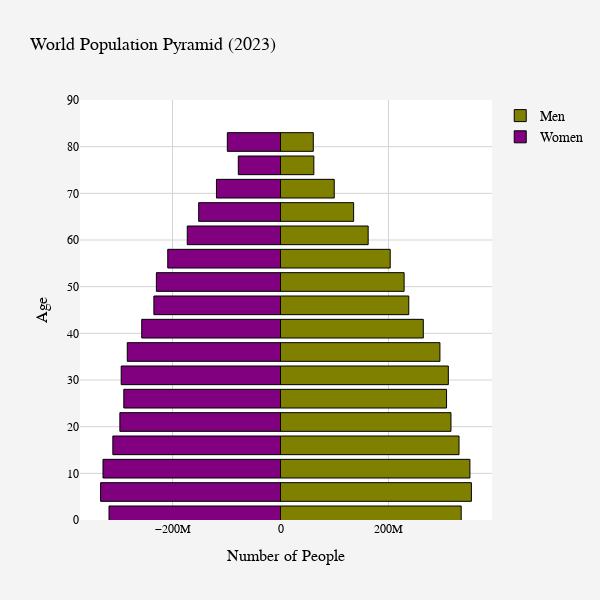
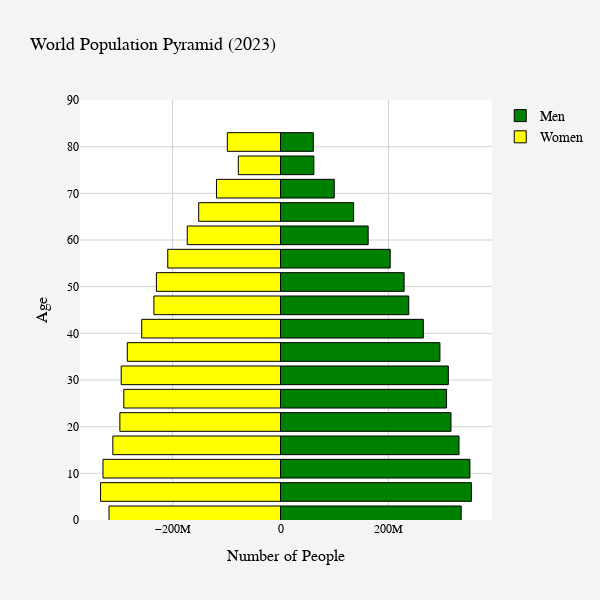

These figures' notebook cell, in order:
### Code cell
# Creating a population pyramid of the world
py.init_notebook_mode(connected=True)

layout_world1 = go.Layout(
    title="World Population Pyramid (2023)",
    title_font=dict(size=18, color='black'),
    barmode='overlay',
    width=600,
    height=600,
    paper_bgcolor='#f4f4f4',
    plot_bgcolor='#ffffff',
    font=dict(family="Arial, sans-serif", size=14, color="black"),
    xaxis=dict(
        title='Number of People',
        title_font=dict(size=16),
        tickfont=dict(size=12),
        gridcolor='lightgray'
    ),
    yaxis=dict(
        range=[0, 90],
        title='Age',
        title_font=dict(size=16),
        tickfont=dict(size=12),
        gridcolor='lightgray'
    ),
    showlegend=True
)

bins_world1 = [go.Bar(x = world.loc[str(2023),:].filter(regex="Male").values,
               y = [int(s[:2])+1 for s in ages],
               orientation='h',
               name='Men',
               marker=dict(color='green', line=dict(color='black', width=1)),
               hoverinfo='skip'
               ),

        go.Bar(x = -world.loc[str(2023),:].filter(regex="Female").values,
               y=[int(s[:2])+1 for s in ages],
               orientation='h',
               name='Women',
               marker=dict(color='yellow', line=dict(color='black', width=1)),
               hoverinfo='skip',
               )
        ]

py.iplot(dict(data=bins_world1, layout=layout_world1))

### Figure 1 — Plotly figure (JSON) as saved in the notebook; plotly's stock layout.template omitted (floating-point values rounded to 4 significant figures)
{"data": [{"hoverinfo": "skip", "marker": {"color": "olive", "line": {"color": "black", "width": 1}}, "name": "Men", "orientation": "h", "type": "bar", "x": [334765288, 353677898, 350908323, 330734289, 315810689, 307639362, 310933348, 295368359, 264576185, 237668148, 229011272, 203254223, 162420898, 135500657, 99573175, 61764493, 60745503], "y": [1, 6, 11, 16, 21, 26, 31, 36, 41, 46, 51, 56, 61, 66, 71, 76, 81]}, {"hoverinfo": "skip", "marker": {"color": "purple", "line": {"color": "black", "width": 1}}, "name": "Women", "orientation": "h", "type": "bar", "x": [-317720103, -333286965, -328854130, -310627065, -297607203, -290279991, -295121795, -283877044, -257096669, -234564251, -229951766, -208886865, -172758277, -151572611, -118632451, -78182123, -98504674], "y": [1, 6, 11, 16, 21, 26, 31, 36, 41, 46, 51, 56, 61, 66, 71, 76, 81]}], "layout": {"barmode": "overlay", "font": {"color": "black", "family": "Arial, sans-serif", "size": 14}, "height": 600, "paper_bgcolor": "#f4f4f4", "plot_bgcolor": "#ffffff", "showlegend": true, "title": {"font": {"color": "black", "size": 18}, "text": "World Population Pyramid (2023)"}, "width": 600, "xaxis": {"gridcolor": "lightgray", "tickfont": {"size": 12}, "title": {"font": {"size": 16}, "text": "Number of People"}}, "yaxis": {"gridcolor": "lightgray", "range": [0, 90], "tickfont": {"size": 12}, "title": {"font": {"size": 16}, "text": "Age"}}}}

### Figure 2 — Plotly figure (JSON) as saved in the notebook; plotly's stock layout.template omitted (floating-point values rounded to 4 significant figures)
{"data": [{"hoverinfo": "skip", "marker": {"color": "green", "line": {"color": "black", "width": 1}}, "name": "Men", "orientation": "h", "type": "bar", "x": [334765288, 353677898, 350908323, 330734289, 315810689, 307639362, 310933348, 295368359, 264576185, 237668148, 229011272, 203254223, 162420898, 135500657, 99573175, 61764493, 60745503], "y": [1, 6, 11, 16, 21, 26, 31, 36, 41, 46, 51, 56, 61, 66, 71, 76, 81]}, {"hoverinfo": "skip", "marker": {"color": "yellow", "line": {"color": "black", "width": 1}}, "name": "Women", "orientation": "h", "type": "bar", "x": [-317720103, -333286965, -328854130, -310627065, -297607203, -290279991, -295121795, -283877044, -257096669, -234564251, -229951766, -208886865, -172758277, -151572611, -118632451, -78182123, -98504674], "y": [1, 6, 11, 16, 21, 26, 31, 36, 41, 46, 51, 56, 61, 66, 71, 76, 81]}], "layout": {"barmode": "overlay", "font": {"color": "black", "family": "Arial, sans-serif", "size": 14}, "height": 600, "paper_bgcolor": "#f4f4f4", "plot_bgcolor": "#ffffff", "showlegend": true, "title": {"font": {"color": "black", "size": 18}, "text": "World Population Pyramid (2023)"}, "width": 600, "xaxis": {"gridcolor": "lightgray", "tickfont": {"size": 12}, "title": {"font": {"size": 16}, "text": "Number of People"}}, "yaxis": {"gridcolor": "lightgray", "range": [0, 90], "tickfont": {"size": 12}, "title": {"font": {"size": 16}, "text": "Age"}}}}
